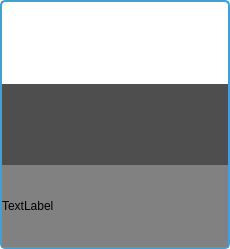
<?xml version="1.0" encoding="UTF-8"?>
<ui version="4.0">
 <class>Frame</class>
 <widget class="QFrame" name="Frame">
  <property name="geometry">
   <rect>
    <x>0</x>
    <y>0</y>
    <width>230</width>
    <height>249</height>
   </rect>
  </property>
  <property name="minimumSize">
   <size>
    <width>226</width>
    <height>249</height>
   </size>
  </property>
  <property name="maximumSize">
   <size>
    <width>230</width>
    <height>16777215</height>
   </size>
  </property>
  <property name="windowTitle">
   <string>Card</string>
  </property>
  <property name="styleSheet">
   <string notr="true">#Frame{
    background-color: transparent;
    color: #b5c5d1;
    border: 2px solid #419fd9;
	border-radius: 5px;
}
QToolTip {
    border: 2px solid #419fd9;
    border-radius: 4px;
    padding: 2px;
    font-size: 12px;
    background-color: transparent;
}</string>
  </property>
  <layout class="QVBoxLayout" name="verticalLayout">
   <property name="spacing">
    <number>0</number>
   </property>
   <property name="leftMargin">
    <number>0</number>
   </property>
   <property name="topMargin">
    <number>0</number>
   </property>
   <property name="rightMargin">
    <number>0</number>
   </property>
   <property name="bottomMargin">
    <number>0</number>
   </property>
   <item>
    <widget class="QLabel" name="image_app">
     <property name="styleSheet">
      <string notr="true"/>
     </property>
     <property name="text">
      <string/>
     </property>
     <property name="scaledContents">
      <bool>true</bool>
     </property>
     <property name="alignment">
      <set>Qt::AlignCenter</set>
     </property>
    </widget>
   </item>
   <item>
    <widget class="QLabel" name="lbl_name_app">
     <property name="minimumSize">
      <size>
       <width>0</width>
       <height>25</height>
      </size>
     </property>
     <property name="styleSheet">
      <string notr="true">background-color: rgb(78, 78, 78);</string>
     </property>
     <property name="text">
      <string/>
     </property>
     <property name="scaledContents">
      <bool>false</bool>
     </property>
     <property name="alignment">
      <set>Qt::AlignCenter</set>
     </property>
     <property name="wordWrap">
      <bool>true</bool>
     </property>
    </widget>
   </item>
   <item>
    <widget class="QLabel" name="label">
     <property name="sizePolicy">
      <sizepolicy hsizetype="Expanding" vsizetype="Minimum">
       <horstretch>0</horstretch>
       <verstretch>0</verstretch>
      </sizepolicy>
     </property>
     <property name="minimumSize">
      <size>
       <width>0</width>
       <height>20</height>
      </size>
     </property>
     <property name="styleSheet">
      <string notr="true">border: transparent;
background-color: rgb(129, 129, 129);</string>
     </property>
     <property name="text">
      <string>TextLabel</string>
     </property>
     <property name="wordWrap">
      <bool>true</bool>
     </property>
    </widget>
   </item>
  </layout>
 </widget>
 <resources/>
 <connections/>
</ui>
